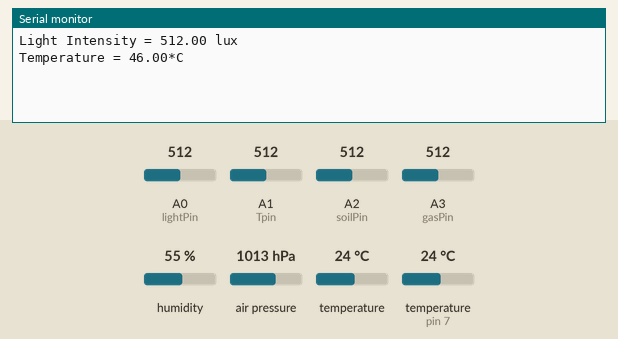
Recording of a sketch running on a simulated Arduino Uno, built with avr-gcc and run on an emulated ATmega328P. On the bench: the last lines printed to the serial monitor. The inputs (shaded band) are chosen by the test bench; at power-on: humidity 55 %, air pressure 1013 hPa, A0 (lightPin) = 512, A1 (Tpin) = 512, A2 (soilPin) = 512, A3 (gasPin) = 512, temperature 24 °C, temperature (sensor on pin 7) 24 °C.

Above: at 1.2 s.
1.3 s: humidity set to 22 %
At 2.9 s:
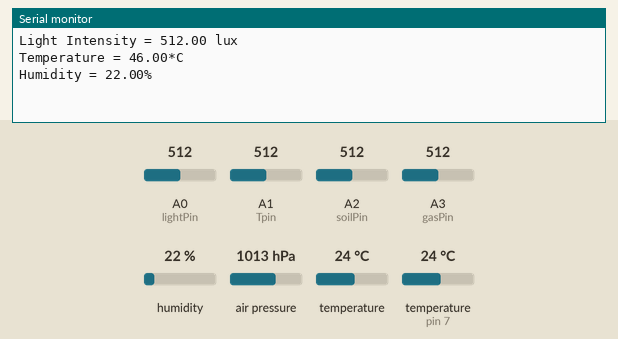
4.6 s: air pressure set to 952 hPa
At 6.6 s:
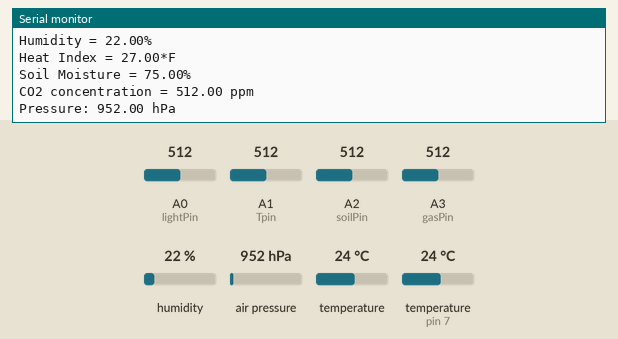
7.6 s: A0 (lightPin) set to 716
9.1 s: A1 (Tpin) set to 716
At 9.7 s:
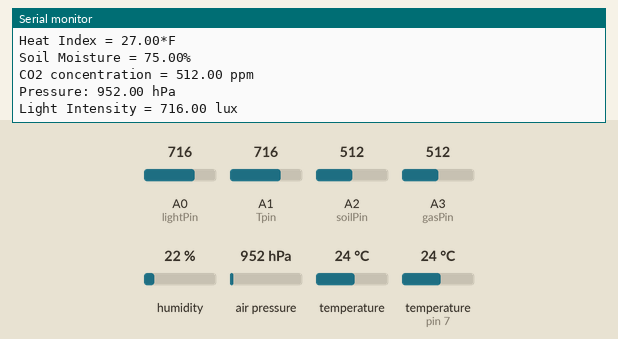
10.6 s: A2 (soilPin) set to 716
At 11.9 s:
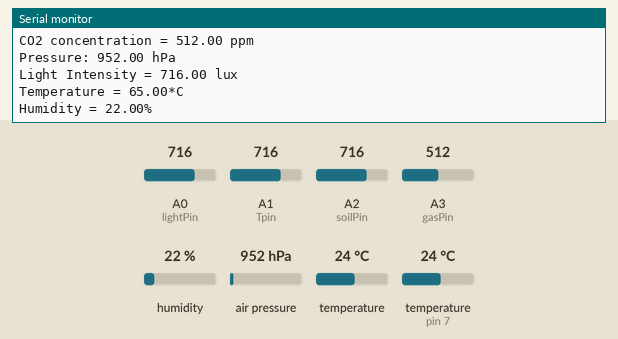
12.1 s: A3 (gasPin) set to 716
At 12.8 s:
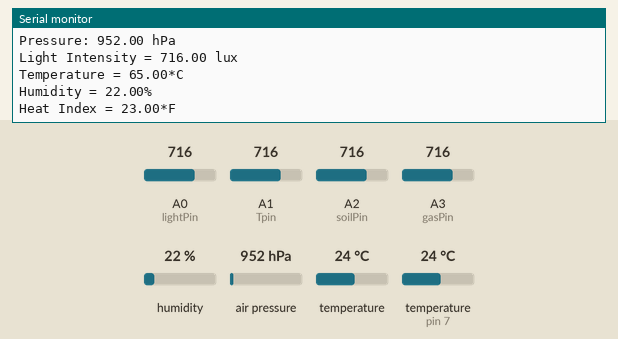

The sketch:

E-Portfolio_Loop_Code.ino
```cpp
#include <dht.h>
#include <SFE_BMP180.h>
#include <Wire.h>
dht DHT;
int i;
int j;
int k;
int l;
int m;
int n;
int o;
int p;
const int DHTpin = 7;
const int lightPin = A0;
const int Tpin = A1;
const int soilPin = A2;
const int gasPin = A3;
SFE_BMP180 barosensor;

void setup() {
  Serial.begin(9600);
  barosensor.begin();
}

void loop() {
  float lux;
  float T;
  float H;
  float hindex;
  float moisture;
  float gasppm;

  for(i = 0; i < 5; i++){

  int hum = 0;
  int light = 0;
  int temp = 0;
  int HI = 0;
  int pres = 0;
  int gas = 0;
  int SM = 0;

  for(j = 0; j < 10; j++){
  light = light + analogRead(lightPin);
  delay(2.5);
  }
  float lux = light / 10;
  Serial.print("Light Intensity = ");
  Serial.print(lux);
  Serial.println(" lux");
  delay(1000);

  for(k = 0; k < 10; k++){
  temp = temp + analogRead(Tpin);
  delay(2.5);
  }
  float T = (temp / 10) * 0.4883;
  T = map(T,0,160,0,30);
  Serial.print("Temperature = ");
  Serial.print(T);
  Serial.println("*C");
  delay(1000);

  DHT.read11(DHTpin);
  for(l = 0; l < 10; l++){
  int RH = DHT.humidity;
  hum = hum + RH;
  delay(2.5);
  }
  float H = hum / 10;
  Serial.print("Humidity = ");
  Serial.print(H);
  Serial.println("%");
  delay(1000);

  for(m = 0; m < 10; m++){
  int heatIndex = {(-42.379 + 2.04901523*T + 10.14333127*H - .22475541*T*H - .00683783*T*T - .05481717*H*H + .00122874*T*T*H + .00085282*T*H*H - .00000199*T*T*H*H - 32) *5/9};
  HI = HI + heatIndex;
  delay(2.5);
  }
  float hindex = HI / 10;
  Serial.print("Heat Index = ");
  Serial.print(hindex);
  Serial.println("*F");
  delay(1000);

  for(n = 0; n < 10; n++){
  SM = SM + analogRead(soilPin);
  delay(2.5);
  }
  float moisture = SM / 10;
  moisture = map(moisture,2048,10,0,100);
  Serial.print("Soil Moisture = ");
  Serial.print(moisture);
  Serial.println("%");
  delay(1000);

  for(o = 0; o < 10; o++){
  gas = gas + analogRead(gasPin);
  delay(2.5);
  }
  float gasppm = gas / 10;
  Serial.print("CO2 concentration = ");
  Serial.print(gasppm);
  Serial.println(" ppm");
  delay(1000);

  char status;
  double P, tp;

  status = barosensor.startTemperature();
  if (status != 0) {
      status = barosensor.getTemperature(tp);

    if (status != 0) {
      status = barosensor.startPressure(1);

      if (status != 0) {
      status = barosensor.getPressure(P, tp);

        if (status != 0) {
          Serial.print("Pressure: ");
          Serial.print(P);
          Serial.println(" hPa");
        }
      }
    }
  }

  delay(3000);
  Serial.println("\n");
  }

  if(lux < 170 && T > 30){
  Serial.println("\n");
  Serial.println("You would need to water your plant at 4 hour intervals.");
  Serial.println("\n");
  }
  delay(10000);
}
```

Measured:
- after the input at 1.3 s, the serial monitor: prints a new line after 0.79 s (image 1)
- after the input at 4.6 s, the serial monitor: prints a new line after 1.6 s (image 2)
